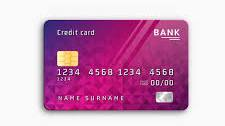
#> input picture sample-1.jpg, 225 x 126 px, given in place of the camera
$ python CameraCardCapture.py
#> lines starting #> are read from the running program, lines starting #| are printed output that depends on the picture; after the words box and inside, x2 and y2 are one past the last pixel; in counts of white or black regions, pixels touching at a corner belong together
"""
Camera Card Capture - Detects credit/debit cards and captures images
Supports both system camera and mobile camera via USB connection
"""

import cv2
import numpy as np
import os
from datetime import datetime
from typing import Tuple, Optional
import imutils


class CardCameraCapture:
    """
    Captures images of credit/debit cards using camera feed.
    Detects cards based on shape, color, and size characteristics.
    """

    def __init__(self, output_dir: str = "captured_cards", camera_index: int = 0):
        """
        Initialize the card camera capture system.

        Args:
            output_dir: Directory to save captured card images
            camera_index: Camera index (0 for default, 1+ for additional cameras/mobiles)
        """
        self.output_dir = output_dir
        self.camera_index = camera_index
        self.cap = None
        self.card_detected = False
        self.min_area = 10000  # Minimum card area in pixels
        self.max_area = 500000  # Maximum card area in pixels

        # Create output directory if it doesn't exist
        if not os.path.exists(output_dir):
            os.makedirs(output_dir)
            print(f"Created output directory: {output_dir}")

    def initialize_camera(self) -> bool:
        """
        Initialize camera connection.

        Returns:
            True if camera initialized successfully, False otherwise
        """
        try:
            self.cap = cv2.VideoCapture(self.camera_index)

            if not self.cap.isOpened():
                print(f"Error: Could not open camera at index {self.camera_index}")
                return False

            # Set camera properties for better performance
            self.cap.set(cv2.CAP_PROP_FRAME_WIDTH, 1280)
            self.cap.set(cv2.CAP_PROP_FRAME_HEIGHT, 720)
            self.cap.set(cv2.CAP_PROP_FPS, 30)

            print(f"Camera initialized successfully at index {self.camera_index}")
            return True

        except Exception as e:
            print(f"Error initializing camera: {e}")
            return False

    def detect_card(self, frame: np.ndarray) -> Tuple[bool, Optional[np.ndarray], Optional[list]]:
        """
        Detect credit/debit card in the frame using contour detection.

        Args:
            frame: Input frame from camera

        Returns:
            Tuple of (card_detected, processed_frame, contours)
        """
        # Convert to HSV for better color detection
        hsv = cv2.cvtColor(frame, cv2.COLOR_BGR2HSV)

        # Convert to grayscale for edge detection
        gray = cv2.cvtColor(frame, cv2.COLOR_BGR2GRAY)

        # Apply Gaussian blur to reduce noise
        blurred = cv2.GaussianBlur(gray, (5, 5), 0)

        # Apply edge detection
        edges = cv2.Canny(blurred, 50, 150)

        # Dilate edges to connect nearby edges
        kernel = cv2.getStructuringElement(cv2.MORPH_RECT, (5, 5))
        dilated = cv2.dilate(edges, kernel, iterations=2)

        # Find contours
        contours, _ = cv2.findContours(dilated, cv2.RETR_TREE, cv2.CHAIN_APPROX_SIMPLE)

        # Filter contours by card-like characteristics
        card_contours = []

        for contour in contours:
            area = cv2.contourArea(contour)

            # Filter by area
            if area < self.min_area or area > self.max_area:
                continue

            # Approximate contour to polygon
            epsilon = 0.02 * cv2.arcLength(contour, True)
            approx = cv2.approxPolyDP(contour, epsilon, True)

            # Check if it's a quadrilateral (4 corners)
            if len(approx) == 4:
                # Calculate aspect ratio (credit cards are ~1.59:1)
                x, y, w, h = cv2.boundingRect(contour)
                aspect_ratio = float(w) / h

                # Check if aspect ratio is close to credit card ratio
                if 1.3 < aspect_ratio < 1.8:
                    card_contours.append(contour)

        detected = len(card_contours) > 0
        return detected, frame, card_contours

    def draw_detection(self, frame: np.ndarray, contours: list) -> np.ndarray:
        """
        Draw detection rectangles on the frame.

        Args:
            frame: Input frame
            contours: List of detected card contours

        Returns:
            Frame with drawn rectangles
        """
        output_frame = frame.copy()

        for contour in contours:
            x, y, w, h = cv2.boundingRect(contour)
            cv2.rectangle(output_frame, (x, y), (x + w, y + h), (0, 255, 0), 2)
            cv2.putText(output_frame, "Card Detected", (x, y - 10),
                       cv2.FONT_HERSHEY_SIMPLEX, 0.5, (0, 255, 0), 2)

        return output_frame

    def capture_card_image(self, frame: np.ndarray, contours: list) -> bool:
        """
        Capture and save the detected card image.

        Args:
            frame: Input frame
            contours: List of detected card contours

        Returns:
            True if image saved successfully
        """
        if not contours:
            return False

        try:
            # Get the largest contour (most likely the card)
            largest_contour = max(contours, key=cv2.contourArea)
            x, y, w, h = cv2.boundingRect(largest_contour)

            # Extract the card region
            card_region = frame[y:y+h, x:x+w]

            # Generate filename with timestamp
            timestamp = datetime.now().strftime("%Y%m%d_%H%M%S_%f")[:-3]
            filename = os.path.join(self.output_dir, f"card_{timestamp}.jpg")

            # Save the image
            cv2.imwrite(filename, card_region)
            print(f"✓ Card image captured: {filename}")

            return True

        except Exception as e:
            print(f"Error capturing card image: {e}")
            return False

    def run_camera_feed(self, confidence_threshold: int = 3, save_every_n_frames: int = 1):
        """
        Run continuous camera feed with card detection and capture.

        Args:
            confidence_threshold: Number of consecutive frames to confirm card detection
            save_every_n_frames: Save an image every N detected frames (prevents duplicates)

        Returns:
            None
        """
        if not self.initialize_camera():
            return

        consecutive_detections = 0
        frame_count = 0

        print("\n" + "="*60)
        print("Camera Feed Active - Card Detection Running")
        print("="*60)
        print("Controls:")
        print("  - Press 'SPACE' to manually capture a frame")
        print("  - Press 'ESC' or 'Q' to exit")
        print("="*60 + "\n")

        try:
            while True:
                ret, frame = self.cap.read()

                if not ret:
                    print("Error: Failed to read frame from camera")
                    break

                # Resize frame for faster processing
                frame = imutils.resize(frame, width=1280)

                # Detect card
                card_detected, processed_frame, contours = self.detect_card(frame)

                # Draw detection results
                display_frame = self.draw_detection(frame, contours if card_detected else [])

                # Add status text
                status = "CARD DETECTED" if card_detected else "No card detected"
                color = (0, 255, 0) if card_detected else (0, 0, 255)
                cv2.putText(display_frame, f"Status: {status}", (10, 30),
                           cv2.FONT_HERSHEY_SIMPLEX, 0.7, color, 2)
                cv2.putText(display_frame, f"Frames: {frame_count}", (10, 70),
                           cv2.FONT_HERSHEY_SIMPLEX, 0.5, (255, 255, 255), 1)

                # Update consecutive detection counter
                if card_detected:
                    consecutive_detections += 1

                    # Capture on confidence threshold
                    if consecutive_detections >= confidence_threshold and frame_count % save_every_n_frames == 0:
                        self.capture_card_image(frame, contours)
                        consecutive_detections = 0  # Reset counter
                else:
                    consecutive_detections = 0

                # Display the frame
                cv2.imshow("Card Camera Capture", display_frame)

                frame_count += 1

                # Handle keyboard input
                key = cv2.waitKey(1) & 0xFF

                if key == ord('q') or key == 27:  # 'Q' or ESC
                    print("\nExiting camera feed...")
                    break
                elif key == ord(' '):  # SPACE for manual capture
                    if card_detected and contours:
                        self.capture_card_image(frame, contours)
                    else:
                        print("No card detected in current frame for manual capture")

        finally:
            self.cleanup()

    def cleanup(self):
        """Clean up resources."""
        if self.cap is not None:
            self.cap.release()
        cv2.destroyAllWindows()
        print("\nCamera feed closed successfully")


def find_available_cameras(max_index: int = 10) -> list:
    """
    Scan for available cameras on the system.

    Args:
        max_index: Maximum camera index to check

    Returns:
        List of available camera indices
    """
    available_cameras = []

    for i in range(max_index):
        cap = cv2.VideoCapture(i)
        if cap.isOpened():
            available_cameras.append(i)
            cap.release()

    return available_cameras


def main():
    """Main function to run the card capture system."""

    print("\n" + "="*60)
    print("CREDIT/DEBIT CARD CAMERA CAPTURE SYSTEM")
    print("="*60 + "\n")

    # Find available cameras
    print("Scanning for available cameras...")
    available_cameras = find_available_cameras()

    if not available_cameras:
        print("Error: No cameras found on the system!")
        return

    print(f"Found {len(available_cameras)} camera(s): {available_cameras}\n")

    # Select camera
    if len(available_cameras) > 1:
        print("Available cameras:")
        for i, cam_idx in enumerate(available_cameras):
            print(f"  {i}: Camera {cam_idx}")

        choice = input("\nSelect camera index (0-9, default=0): ").strip()
#> the answer given: 1
        camera_index = int(choice) if choice and choice.isdigit() else available_cameras[0]
    else:
        camera_index = available_cameras[0]

    print(f"Using camera index: {camera_index}\n")

    # Initialize and run capture system
    capture = CardCameraCapture(output_dir="captured_cards", camera_index=camera_index)
    capture.run_camera_feed(confidence_threshold=3, save_every_n_frames=1)
#> in run_camera_feed, frame is the input picture: shape (126, 225, 3); mean B, G, R 186, 151.2, 203.6
#> in detect_card, `hsv = cv2.cvtColor(frame, cv2.COLOR_BGR2HSV)`: hsv: shape (716, 1280, 3); mean H, S, V 82, 88.6, 205.1
#> in detect_card, `gray = cv2.cvtColor(frame, cv2.COLOR_BGR2GRAY)`:
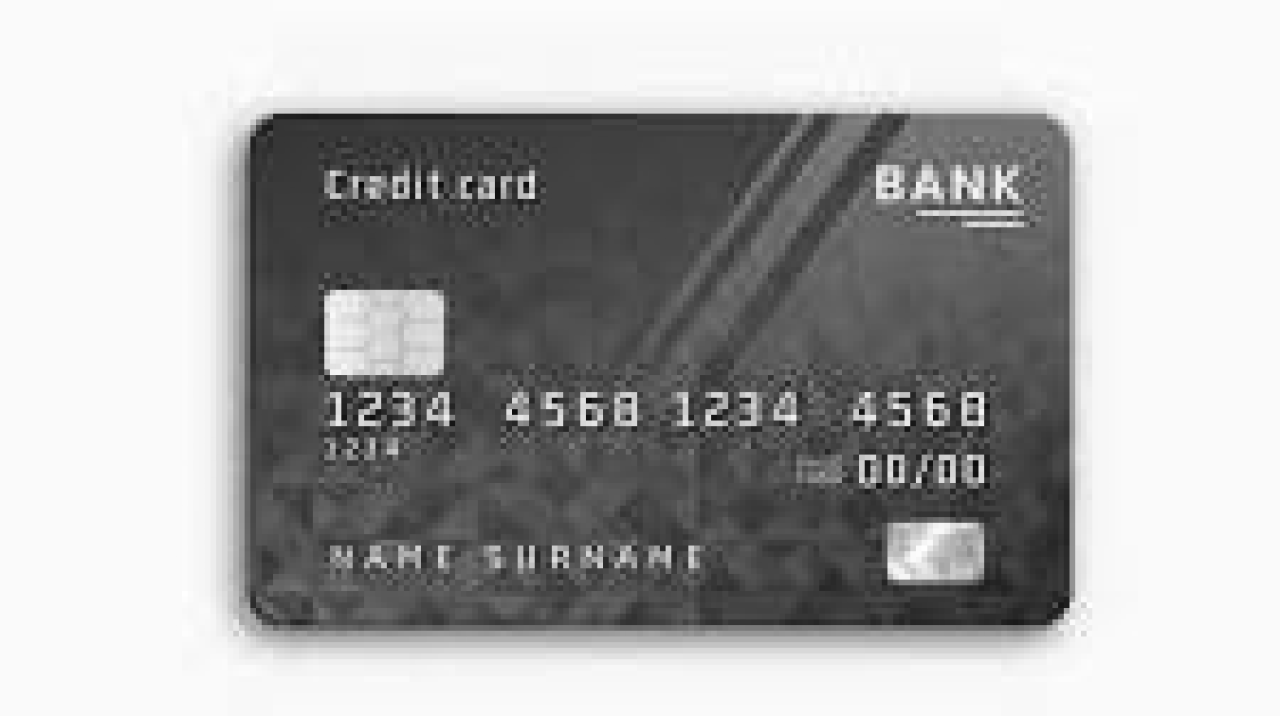
#> gray: shape (716, 1280); min 8, max 255, mean 170.8
#> in detect_card, `edges = cv2.Canny(blurred, 50, 150)`:
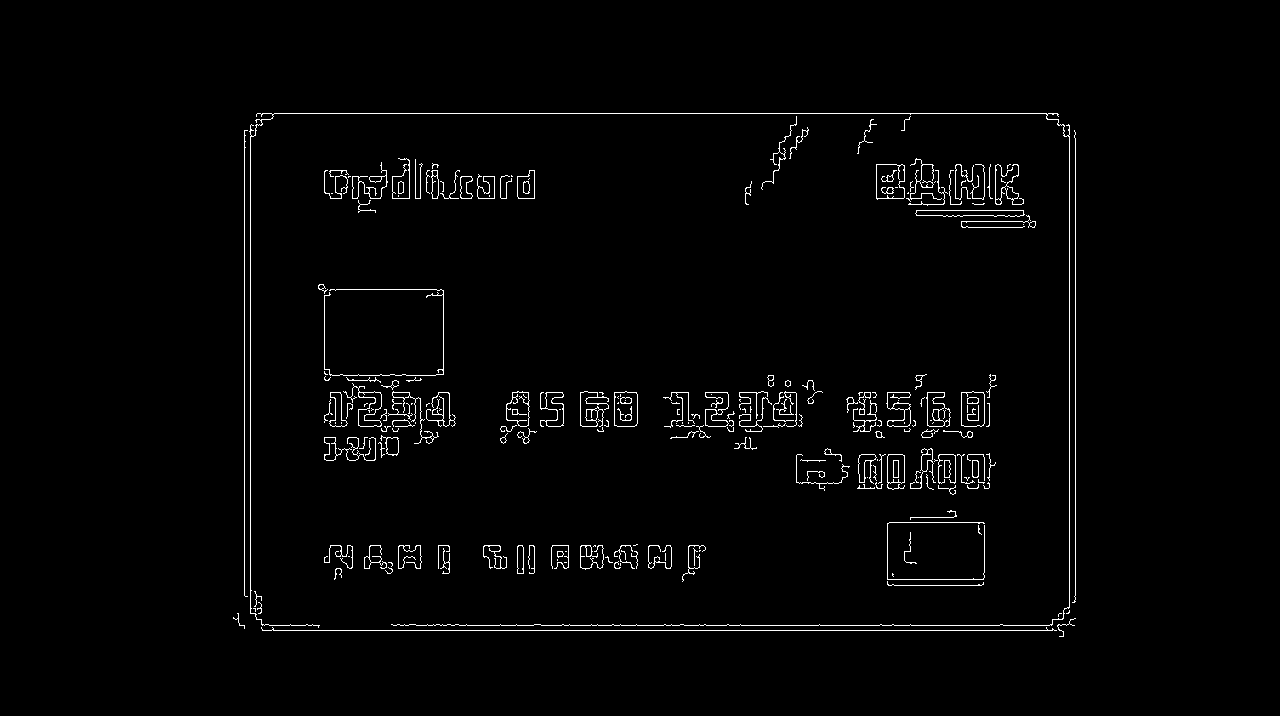
#> edges: shape (716, 1280); 1.8% white in thin lines or dots, all inside (x1, y1, x2, y2) = (233, 113, 1076, 637)
#> in detect_card, `dilated = cv2.dilate(edges, kernel, iterations=2)`:
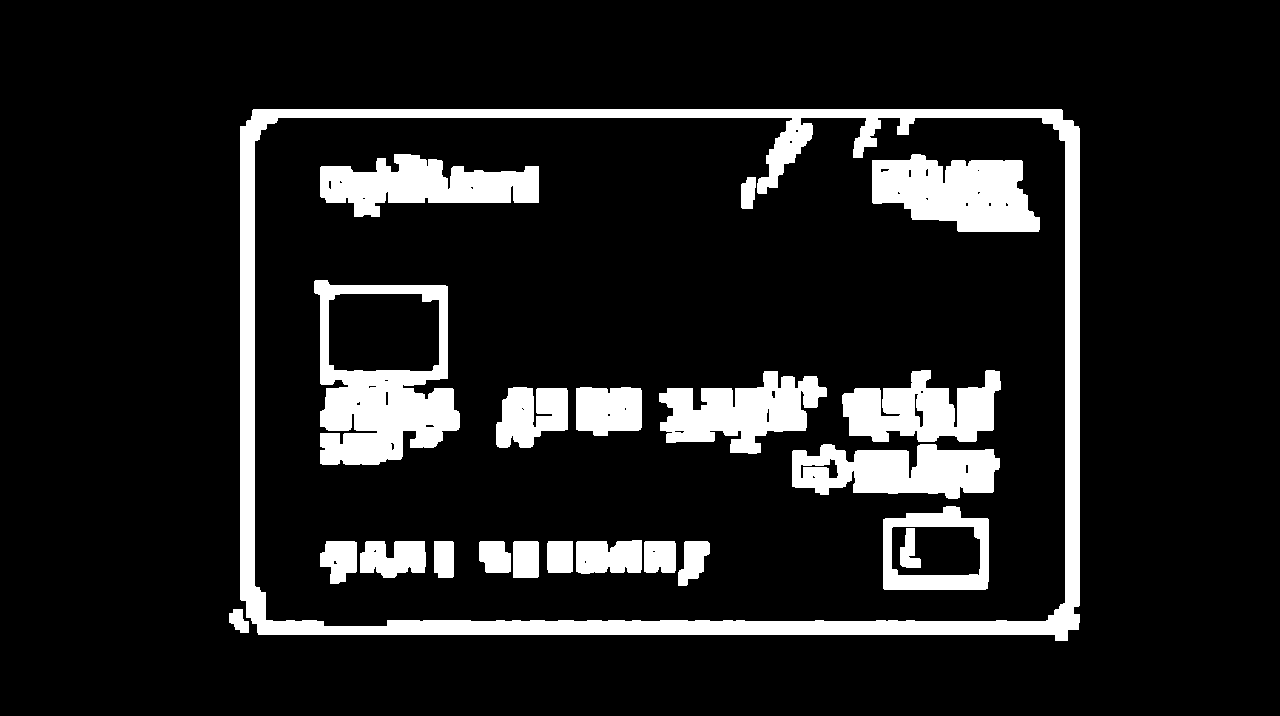
#> dilated: shape (716, 1280); 12.4% white; 22 white regions
#> in detect_card, `contours, _ = cv2.findContours(dilated, cv2.RETR_TREE, cv2.CHAIN_APPRO..`: contours = 63 contours, 25 with area under 20; largest, box (x1, y1, x2, y2) and area: (240, 109, 1080, 641) 439688, (254, 117, 1066, 627) 405251, (314, 280, 460, 465) 21026, (872, 154, 1040, 232) 9296, (328, 293, 440, 372) 8370
#> the loop in detect_card, `for contour in contours:` made 63 passes
#> (area, epsilon, approx, x, y, w, h, aspect_ratio) on pass 2: (439688, 54.78, [[240, 126], [258, 634], [1078, 629], [1061, 109]], 240, 109, 840, 532, 1.58)
#> area on passes 1, 6, 7, 9, 10, 11: 286.5, 864, 934.5, 769.5, 898.5, 825.5
#> after the loop in detect_card, `for contour in contours:`: card_contours = 1 contour; box (x1, y1, x2, y2) and area: (240, 109, 1080, 641) 439688
#> in detect_card, `detected = len(card_contours) > 0`: detected = True
#> in run_camera_feed, `card_detected, processed_frame, contours = self.detect_card(frame)`: contours has the same summary as card_contours in detect_card
#> the loop in draw_detection, `for contour in contours:` made 1 pass
#> (x, y, w, h) on pass 1: (240, 109, 840, 532)
#> after the loop in draw_detection, `for contour in contours:`:
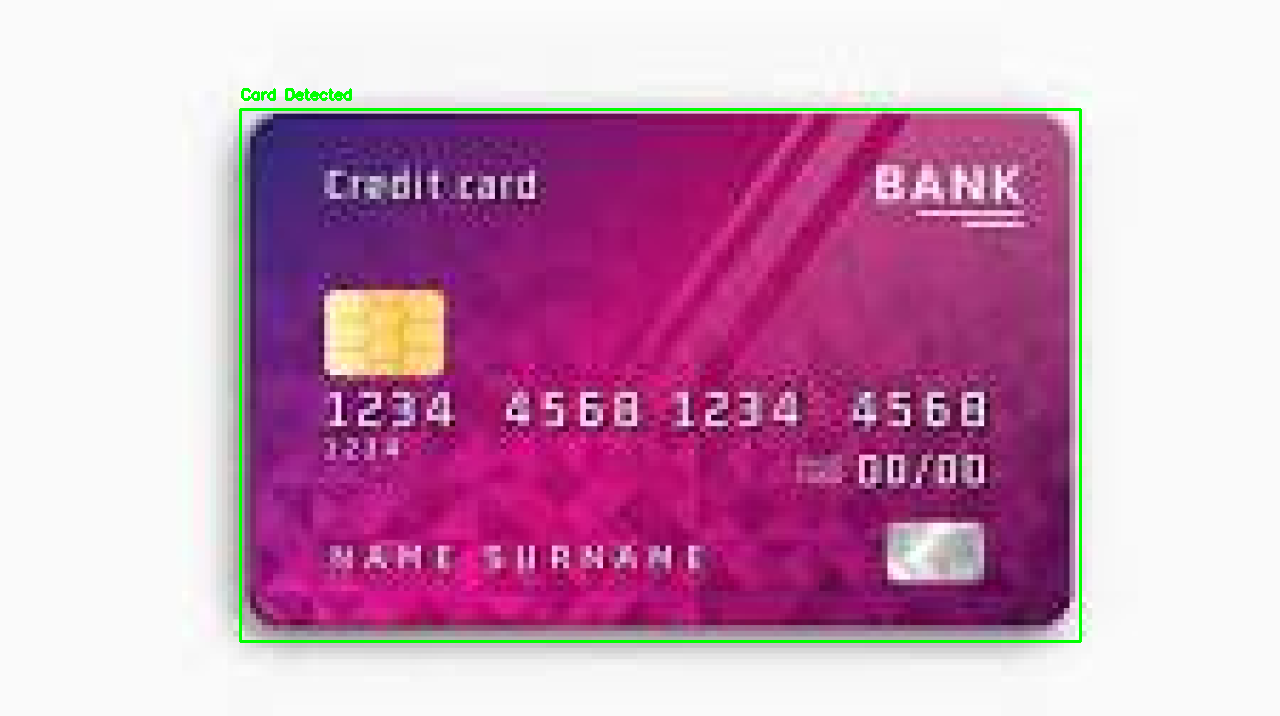
#> output_frame: shape (716, 1280, 3); mean B, G, R 183.9, 151.8, 201.5
#> in run_camera_feed, `status = "CARD DETECTED" if card_detected else "No card detected"`: status = 'CARD DETECTED'
#> in run_camera_feed, `color = (0, 255, 0) if card_detected else (0, 0, 255)`: color = (0, 255, 0)
#> in run_camera_feed, `cv2.putText(display_frame, f"Status: {status}", (10, 30), cv2.FONT_HER..`:
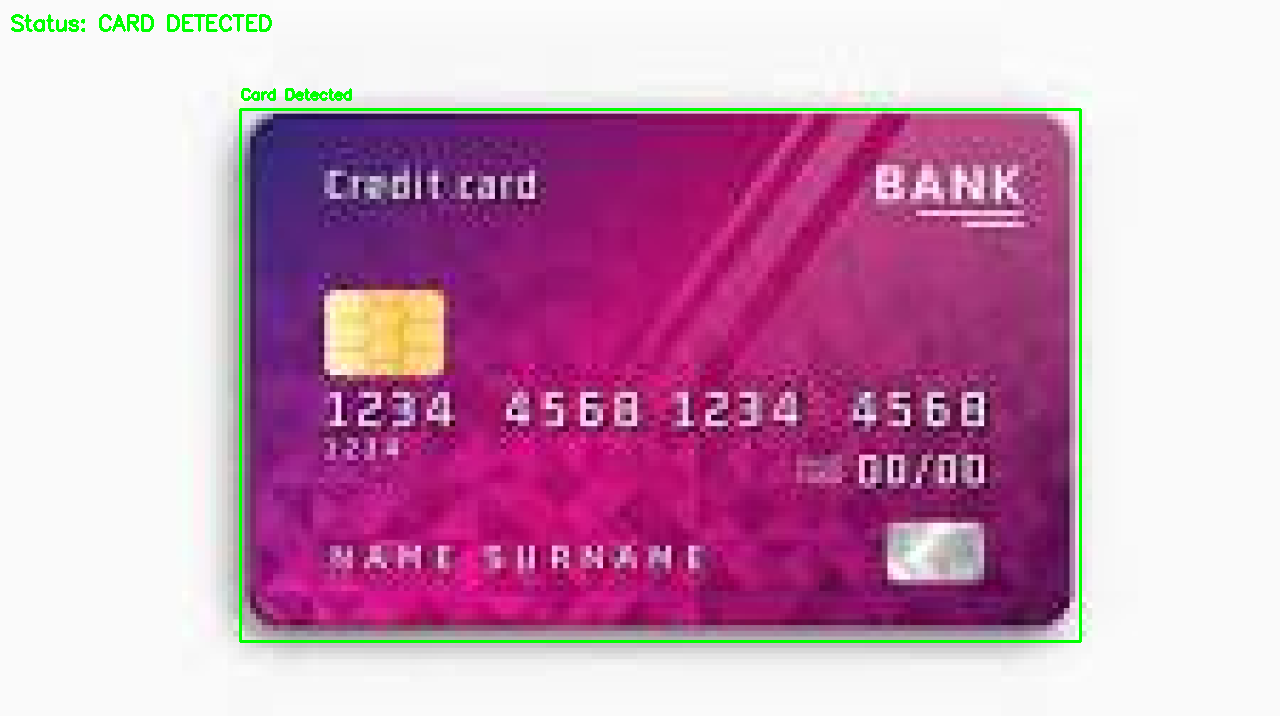
#> display_frame: shape (716, 1280, 3); 0.21% of pixels changed, all inside (x1, y1, x2, y2) = (11, 14, 272, 32)
#> in run_camera_feed, `cv2.putText(display_frame, f"Frames: {frame_count}", (10, 70), cv2.FON..`: display_frame: shape (716, 1280, 3); 0.02% of pixels changed, all inside (x1, y1, x2, y2) = (12, 60, 90, 71)
#> (key q is pressed here)


if __name__ == "__main__":
    main()
